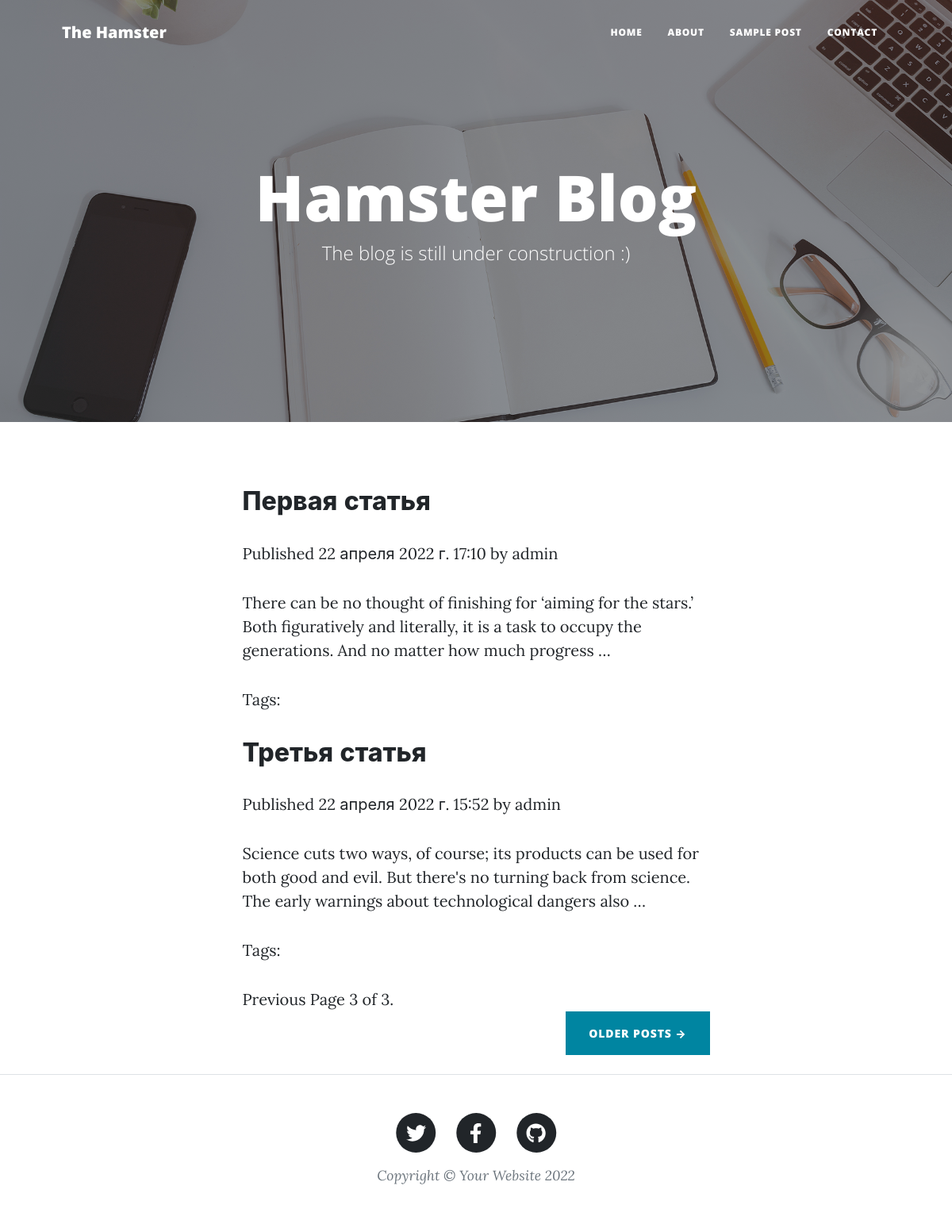
/?page=3, run on the app's committed database.
### blog/models.py (models this page shows, shortened)
class Post(models.Model):
    STATUS_CHOICES = (
        ('draft', 'Draft'),
        ('published', 'Published'),
    )
    title = models.CharField(max_length=250)
    slug = models.SlugField(max_length=250, unique_for_date='publish')
    author = models.ForeignKey(User, on_delete=models.CASCADE,
                               related_name='blog_posts')
    body = models.TextField()
    publish = models.DateTimeField(default=timezone.now)
    created = models.DateTimeField(auto_now_add=True)
    updated = models.DateTimeField(auto_now=True)
    status = models.CharField(max_length=10, choices=STATUS_CHOICES, default='draft')
    class Meta:
        ordering = ('-publish',)
    objects = models.Manager()          # Менеджер по умолчанию.
    published = PublishedManager()      # Наш новый менеджер.
    def get_absolute_url(self):
        return reverse('blog:post_detail', args=[self.publish.year,
                                                 self.publish.month,
                                                 self.publish.day, self.slug])
    tags = TaggableManager()

### blog/views.py (the view)
# urls.py: path('', views.post_list, name='post_list'),
def post_list(request, tag_slug=None):
    object_list = Post.published.all()
    tag = None
    if tag_slug:
        tag = get_object_or_404(Tag, slug=tag_slug)
        object_list = object_list.filter(tags__in=[tag])
    paginator = Paginator(object_list, 3)  # По 3 статьи на каждой странице.
    page = request.GET.get('page')
    try:
        posts = paginator.page(page)
    except PageNotAnInteger:
        posts = paginator.page(1)
    except EmptyPage:
        posts = paginator.page(paginator.num_pages)
    return render(request, 'blog/post/list.html', {'page': page, 'posts': posts, 'tag': tag})

### blog/models.py (called while the page is built)
    def get_queryset(self):
        return super().get_queryset().filter(status='published')

### blog/templatetags/blog_tags.py (called while the page is built)
@register.filter(name='markdown')
def markdown_format(text):
    return mark_safe(markdown.markdown(text))

### blog/templates/blog/post/list.html (shortened to what this page needs)
{% extends "blog/index.html" %}
{% load blog_tags %}
{% block content %}
    {% for post in posts %}
        <h2>
            <a href="{{ post.get_absolute_url }}">
                {{ post.title }}</a>
        </h2>
        <p class="date">
            Published {{ post.publish }} by {{ post.author }}
        </p>
        {{ post.body|markdown|truncatewords_html:30 }}
        <p class="tags">
            Tags:
        </p>
    {% endfor %}
    {% include "pagination.html" with page=posts %}
{% endblock %}

### data on the page
Post: title "Первая статья", publish "22 апреля 2022 г. 17:10", author "admin", body "There can be no thought of finishing for ‘aiming for the stars.’ Both figuratively and literally, it is a task to occupy the generations. And no matter how much progress …"
Post: title "Третья статья", publish "22 апреля 2022 г. 15:52", author "admin", body "Science cuts two ways, of course; its products can be used for both good and evil. But there's no turning back from science. The early warnings about technological dangers also …"

### other printed values
{{ page.number }} "3"
{{ page.paginator.num_pages }} "3"
